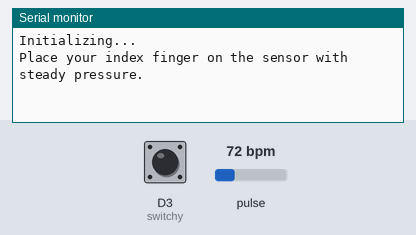
Simulated run of this sketch. Board: Particle Photon. Parts: the last lines printed to the serial monitor. The inputs (shaded band) are chosen by the test bench; at power-on: D3 (switchy) HIGH, pulse 72 bpm.

Above: at 1.2 s.
1.3 s: D3 (switchy) pulled LOW for 0.15 s
At 1.9 s:
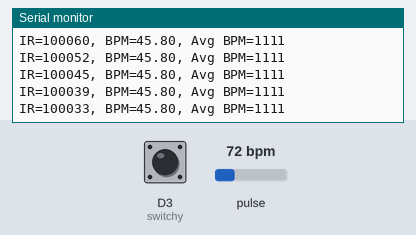
2.9 s: D3 (switchy) pulled LOW for 1 s
At 4.5 s:
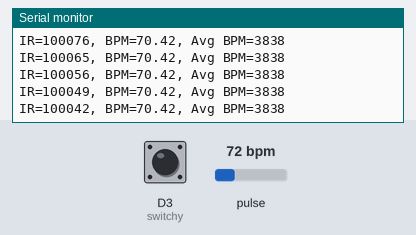
Timing chart, 0 to 6.0 s (numbered marks = the images above; inputs shaded):
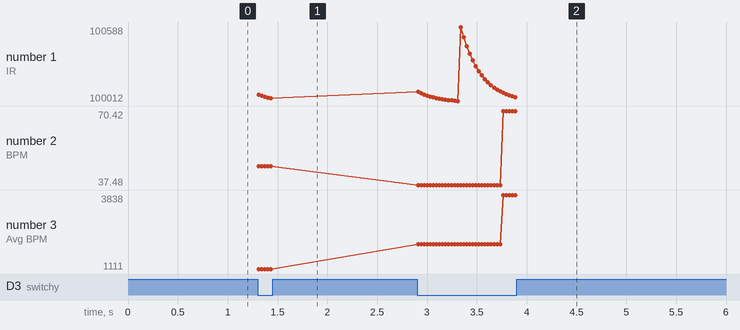

The sketch:

Part2-LubDub.ino
```cpp
/*
 * Project Part2-LubDub
 * Description:
 * Author:
 * Date:
 */

#include <Wire.h>
#include "MAX30105.h"

#include "heartRate.h"

MAX30105 particleSensor;

const byte RATE_SIZE = 4; //Increase this for more averaging. 4 is good.
byte rates[RATE_SIZE];    //Array of heart rates
byte rateSpot = 0;
long lastBeat = 0; //Time at which the last beat occurred

float beatsPerMinute;
int beatAvg;
const int switchy = D3;
void setup()
{
  Serial.begin(115200);
  Serial.println("Initializing...");
  pinMode(switchy, INPUT_PULLUP);
  // Initialize sensor
  if (!particleSensor.begin(Wire, I2C_SPEED_FAST)) //Use default I2C port, 400kHz speed
  {
    Serial.println("MAX30105 was not found. Please check wiring/power. ");
    while (1)
      ;
  }
  Serial.println("Place your index finger on the sensor with steady pressure.");

  particleSensor.setup();                    //Configure sensor with default settings
  particleSensor.setPulseAmplitudeRed(0x0A); //Turn Red LED to low to indicate sensor is running
  particleSensor.setPulseAmplitudeGreen(0);  //Turn off Green LED
}

void loop()
{
  if (digitalRead(switchy) == LOW)
  {
    long irValue = particleSensor.getIR();
    if (checkForBeat(irValue) == true)
    {
      //We sensed a beat!
      long delta = millis() - lastBeat;
      lastBeat = millis();

      beatsPerMinute = 60 / (delta / 1000.0);

      if (beatsPerMinute < 255 && beatsPerMinute > 20)
      {
        rates[rateSpot++] = (byte)beatsPerMinute; //Store this reading in the array
        rateSpot %= RATE_SIZE;                    //Wrap variable

        //Take average of readings
        beatAvg = 0;
        for (byte x = 0; x < RATE_SIZE; x++)
          beatAvg += rates[x];
        beatAvg /= RATE_SIZE;
      }
    }

    Serial.print("IR=");
    Serial.print(irValue);
    Serial.print(", BPM=");
    Serial.print(beatsPerMinute);
    Serial.print(", Avg BPM=");
    Serial.print(beatAvg);

    String data = String(beatAvg);
    Serial.println(data);
    Particle.publish("heartIntigration", data, PRIVATE);
    if (irValue < 50000)
      Serial.print(" No finger?");

    Serial.println();
  }
}
```

Measured:
- after the input at 1.3 s, the serial monitor: prints a new line at once (image 1)
- after the input at 2.9 s, the serial monitor: prints a new line at once (image 2)
- plotted number 1: 100033 → 100042 after the input at 2.9 s
- plotted number 2: 45.8 → 70.42 after the input at 2.9 s
- plotted number 3: 1111 → 3838 after the input at 2.9 s
